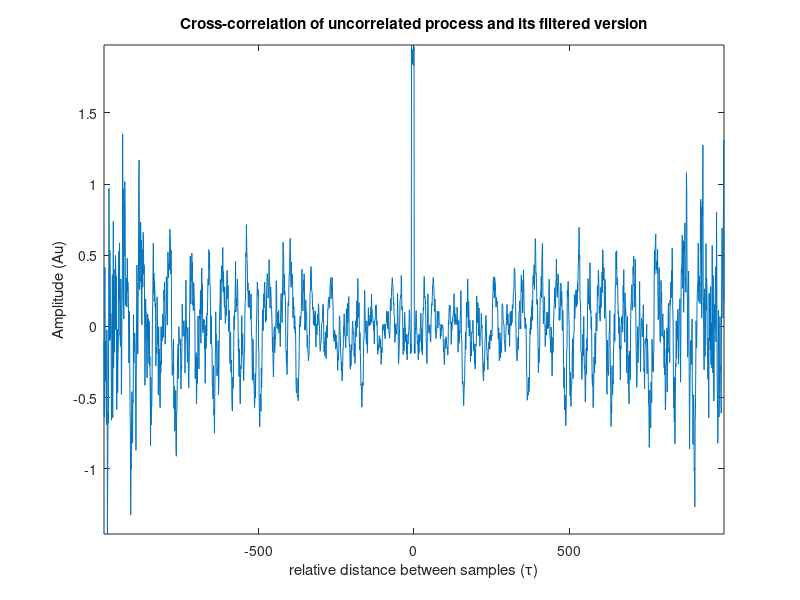
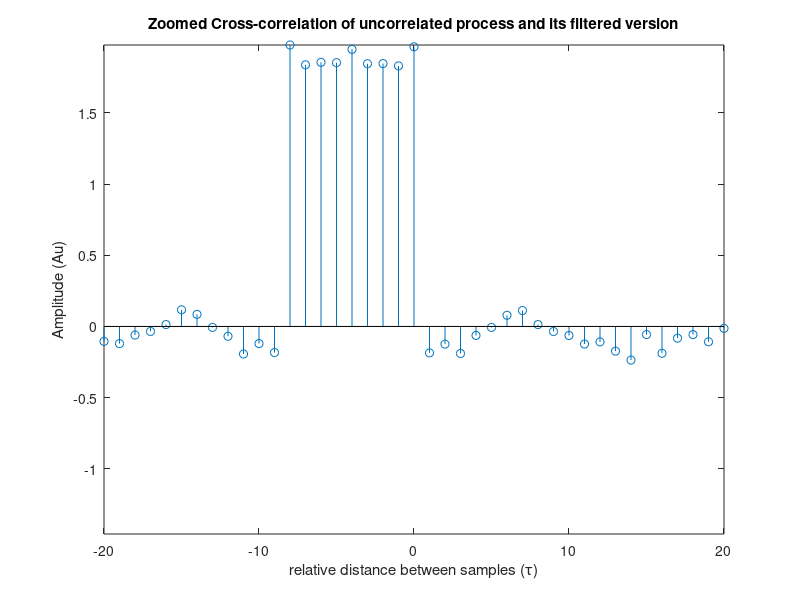

Recreate these plots in MATLAB, in order.
%% Noise set up
clear all, close all
x = randn(1, 1000);
y = filter(2*ones(9,1), [1], x);

[ccf, lags] = xcorr(x, y, 'unbiased');

%% Part 1 full ACF
figure()
plot(lags, ccf);
title('Cross-correlation of uncorrelated process and its filtered version')
ylabel('Amplitude (Au)')
xlabel('relative distance between samples ({\tau})')
axis([-999 999 -inf inf])
%stem(lags, acf);

%% Part 1 stem between -20 and 20
figure()
stem(lags, ccf);
title('Zoomed Cross-correlation of uncorrelated process and its filtered version')
ylabel('Amplitude (Au)')
xlabel('relative distance between samples ({\tau})')
axis([-20 20 -inf inf])
%stem(lags, acf);
